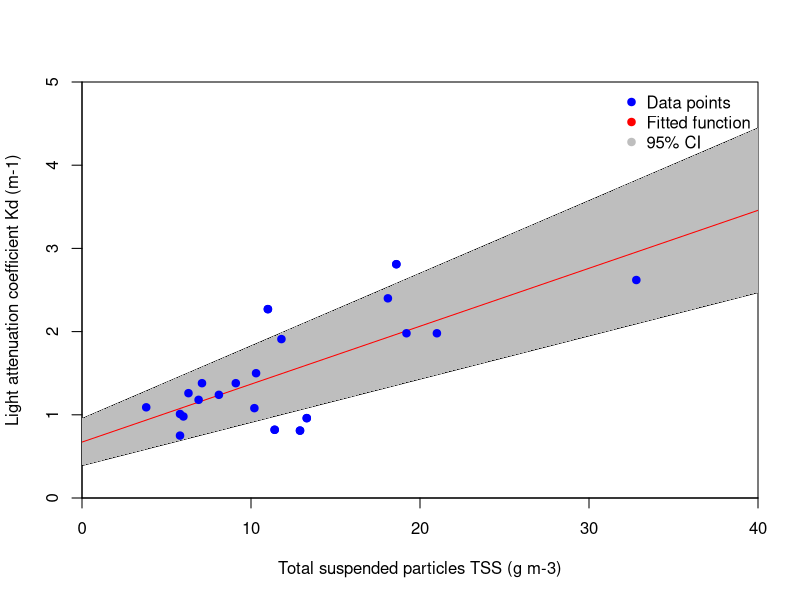
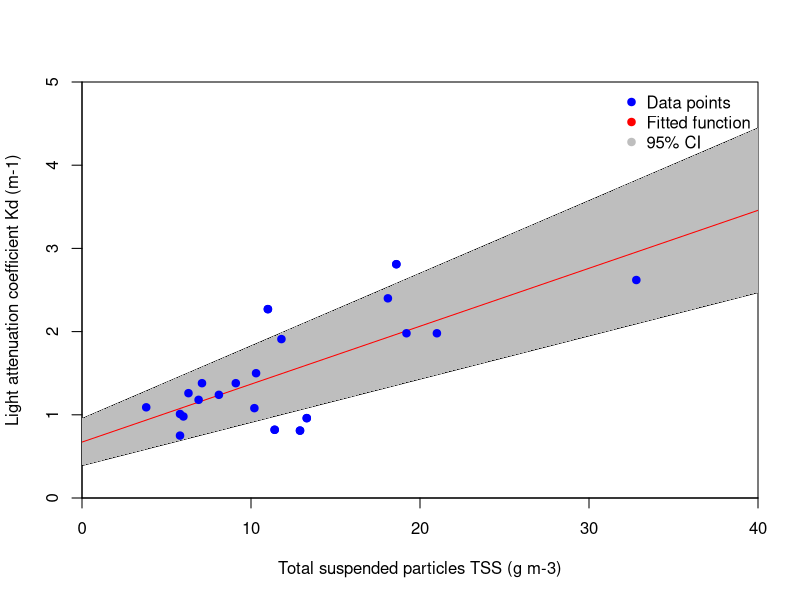

Write R code to recreate these figures, in order.
# Working directory
setwd('/supplementary/figureS4') # set your working directory

# Data
data <- data.frame(
  tss = c(3.8, 5.8, 6.0, 5.8, 6.3, 6.9, 7.1, 8.1, 9.1, 10.2, 10.3, 11.4, 12.9, 13.3, 11.8, 11.0, 18.1, 18.6, 19.2, 21.0, 32.8, 40.9),
  k = c(1.09, 0.75, 0.98, 1.01, 1.26, 1.18, 1.38, 1.24, 1.38, 1.08, 1.50, 0.82, 0.81, 0.96, 1.91, 2.27, 2.40, 2.81, 1.98, 1.98, 2.62, 3.6)
)

# Linear Regression with intercept set to 1
model <- lm(I(k) ~ tss, data=data)

# Print the estimated parameter
print(summary(model))

# Calculate 5% and 95% confidence intervals
conf_intervals <- confint(model, level = 0.90)  # Adjust the level as needed
print(conf_intervals)

# Extracting lower and upper bounds
lower_bound <- conf_intervals[2, 1]
upper_bound <- conf_intervals[2, 2]

x <- seq(0, 50, 1)

# Generating fitted values for the bounds
fitted_lower <- lower_bound*x + conf_intervals[1, 1]
fitted_upper <- upper_bound*x + conf_intervals[1, 2]

# Plotting
tiff("figureS4.tiff", units = 'in', width = 7, height = 5, res = 700)

plot(data$tss, data$k, 
     xlab="Total suspended particles TSS (g m-3)", ylab="Light attenuation coefficient Kd (m-1)", pch=19, col="blue", xlim=c(0, 40), ylim=c(0, 5), xaxs="i", yaxs="i")
abline(a=coef(model)[1], b=coef(model)[2], col="red")  # adds the linear regression line with intercept at 1

# Add lines for the confidence interval bounds
lines(x, fitted_lower, col="black", type="l")
lines(x, fitted_upper, col="black", type="l")

# Create a polygon to fill the area between the lower and upper bounds
x_combined <- c(x, rev(x))  # Combine and reverse x for a closed shape
y_combined <- c(fitted_lower, rev(fitted_upper))
polygon(x_combined, y_combined, col="grey", border=NA)

# Re-draw the main fitted line and data points to overlay the grey area
abline(a=coef(model)[1], b=coef(model)[2], col="red")
points(data$tss, data$k, pch=19, col="blue")
legend("topright", legend=c("Data points", "Fitted function", "95% CI"), pch=19, col=c("blue", "red", "grey"), bty="n")

plot(data$tss, data$k, 
     xlab="Total suspended particles TSS (g m-3)", ylab="Light attenuation coefficient Kd (m-1)", pch=19, col="blue", xlim=c(0, 40), ylim=c(0, 5), xaxs="i", yaxs="i")
abline(a=coef(model)[1], b=coef(model)[2], col="red")  # adds the linear regression line with intercept at 1

# Add lines for the confidence interval bounds
lines(x, fitted_lower, col="black", type="l")
lines(x, fitted_upper, col="black", type="l")

# Create a polygon to fill the area between the lower and upper bounds
x_combined <- c(x, rev(x))  # Combine and reverse x for a closed shape
y_combined <- c(fitted_lower, rev(fitted_upper))
polygon(x_combined, y_combined, col="grey", border=NA)

# Re-draw the main fitted line and data points to overlay the grey area
abline(a=coef(model)[1], b=coef(model)[2], col="red")
points(data$tss, data$k, pch=19, col="blue")
legend("topright", legend=c("Data points", "Fitted function", "95% CI"), pch=19, col=c("blue", "red", "grey"), bty="n")
